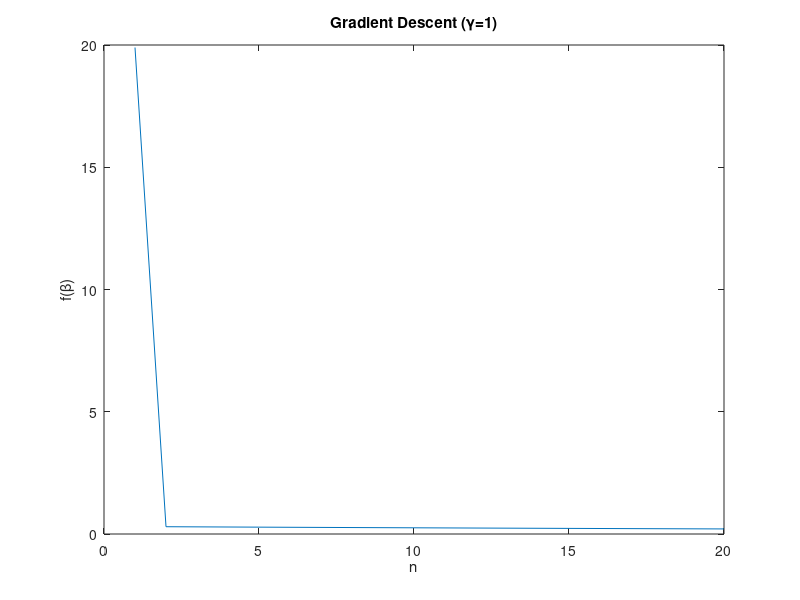

MATLAB code for this plot:
% Problem 4 - Gradient Descent
%
% D. Pederson
% EE 381K

% the dataset
n = 100;
A = randn(n,n);
[U,R] = qr(A);

Sigma1 = diag(ones(n,1));
Sigma2 = diag([ones(n/2,1);0.01*ones(n/2,1)]);
Sigma3 = diag([100*ones(10,1);ones(n-10,1)]);
X1 = U*Sigma1*U';
X2 = U*Sigma2*U';
X3 = U*Sigma3*U';
b1 = ones(n,1);
b2 = b1;
b3 = b1;

% gradient descent with constant step size
X = X2;

% choose gamma as near the largest eigenvalue
d = eigs(X);
gamma = d(1)*0.0003;
gamma = 1;


beta_0 = ones(n,1);

niters = 20;
fbeta = zeros(niters, 1);
beta = beta_0;
for i=1:niters
    fbeta(i) = 0.5*beta'*X*beta;
    beta = beta - gamma*(X*beta);
end

figure()
plot(1:niters, fbeta)
xlabel('n')
ylabel('f(\beta)')
title(['Gradient Descent (\gamma=',num2str(gamma),')'])
